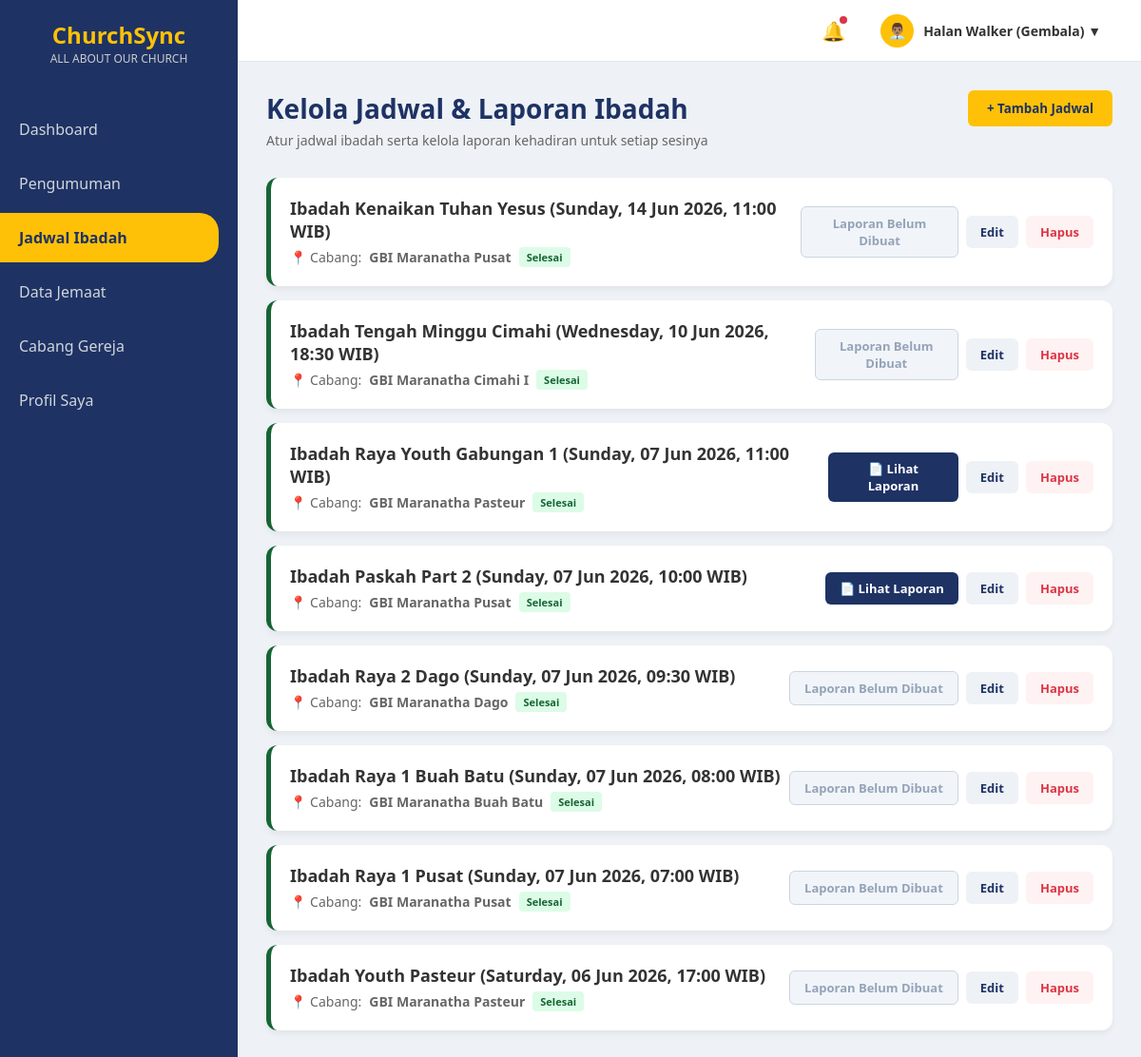
/admin/jadwal_admin_up.php (signed in), run on the app's committed database.
### tables this page shows
CREATE TABLE `jadwal_ibadah` (
  `id_jadwal` int(10) NOT NULL AUTO_INCREMENT,
  `kategori_ibadah` varchar(255) NOT NULL,
  `waktu_pelaksanaan` datetime(6) NOT NULL,
  `id_cabang` int(11) NOT NULL,
  PRIMARY KEY (`id_jadwal`)
);

CREATE TABLE `cabang_gereja` (
  `id_cabang` int(5) NOT NULL AUTO_INCREMENT,
  `nama_cabang` varchar(100) NOT NULL,
  `alamat_cabang` varchar(255) NOT NULL,
  PRIMARY KEY (`id_cabang`)
);

### admin/jadwal_admin_up.php (the view, shortened to what this page needs)
<?php
include '../koneksi.php';
$is_admin = ($_SESSION['role'] == 'admin');
$is_gembala = ($_SESSION['role'] == 'gembala_cabang');
if ($is_gembala) {
    $id_cabang_gembala = $_SESSION['id_cabang'];
    $query_jadwal = mysqli_query($conn, "
        SELECT jadwal_ibadah.*, cabang_gereja.nama_cabang
        FROM jadwal_ibadah
        LEFT JOIN cabang_gereja ON jadwal_ibadah.id_cabang = cabang_gereja.id_cabang
        WHERE jadwal_ibadah.id_cabang = '$id_cabang_gembala'
        ORDER BY jadwal_ibadah.waktu_pelaksanaan DESC
    ");
} else {
    $query_jadwal = mysqli_query($conn, "
        SELECT jadwal_ibadah.*, cabang_gereja.nama_cabang
        FROM jadwal_ibadah
        LEFT JOIN cabang_gereja ON jadwal_ibadah.id_cabang = cabang_gereja.id_cabang
        ORDER BY jadwal_ibadah.waktu_pelaksanaan DESC
    ");
}
?>
<!DOCTYPE html>
<html lang="id">
<head>
    <link rel="stylesheet" href="../style.css">
</head>
<body>
    <div class="sidebar">
        <div class="sidebar-logo">ChurchSync<span>ALL ABOUT OUR CHURCH</span></div>
        <nav>
            <?php if ($is_admin): ?>
                <a href="dashboard_admin.php" class="nav-link">Dashboard</a>
                <a href="pengumuman_admin.php" class="nav-link">Pengumuman</a>
                <a href="jadwal_admin_up.php" class="nav-link active">Jadwal Ibadah</a>
                <a href="data_jemaat_admin.php" class="nav-link">Data Jemaat</a>
                <a href="cabang_admin.php" class="nav-link">Cabang Gereja</a>
                <a href="profil_admin.php" class="nav-link">Profil Saya</a>
            <?php endif; ?>
        </nav>
    </div>
    <div class="content-wrapper">
        <div class="top-navbar">
            <div class="navbar-right">
                <div class="noti-icon">
                    🔔<span class="noti-badge"></span>
                </div>
                <div class="user-profile-dropdown" onclick="toggleDropdown()">
                    <div class="nav-avatar">👨🏽‍💼</div>
                    <div class="nav-user-name"><?= $_SESSION['nama_lengkap'] ?? 'Gembala'; ?> (Gembala) ▼</div>
                </div>
            </div>
        </div>
        <div class="main-content">
            <div class="header-toolbar">
                <div class="page-title">
                    <h2>Kelola Jadwal & Laporan Ibadah</h2>
                    <p>Atur jadwal ibadah serta kelola laporan kehadiran untuk setiap sesinya</p>
                </div>
                <?php if ($is_admin): ?>
                    <button class="btn-add" onclick="bukaModal('modalJadwal')">+ Tambah Jadwal</button>
                <?php endif; ?>
            </div>
            <?php
            if (mysqli_num_rows($query_jadwal) == 0) {
                echo "<p style='text-align:center; color:#666;'>Belum ada jadwal ibadah yang dibuat.</p>";
            } else {
                while ($row = mysqli_fetch_assoc($query_jadwal)) :
                    $waktu_db = strtotime($row['waktu_pelaksanaan']);
                    $waktu_sekarang = time();
                    $is_past = ($waktu_db < $waktu_sekarang);
                    $border_class = $is_past ? 'past' : 'upcoming';
                    $badge_class = $is_past ? 'status-past' : 'status-upcoming';
                    $badge_text = $is_past ? 'Selesai' : 'Mendatang';
                    $cek_laporan = mysqli_query($conn, "SELECT * FROM pendataan WHERE id_jadwal = '{$row['id_jadwal']}'");
                    $ada_laporan = (mysqli_num_rows($cek_laporan) > 0);
            ?>
                    <div class="schedule-list <?= $border_class; ?>">
                        <div class="schedule-info">
                            <h4><?= $row['kategori_ibadah']; ?> (<?= date('l, d M Y, H:i', strtotime($row['waktu_pelaksanaan'])); ?> WIB)</h4>
                            <p>📍 Cabang: <strong><?= $row['nama_cabang']; ?></strong> <span class="status-badge <?= $badge_class; ?>"><?= $badge_text; ?></span></p>
                        </div>
                        <div class="action-btns">
                            <?php if ($is_past): ?>
                                <?php if ($ada_laporan): ?>
                                    <button class="btn-report view-mode" onclick="bukaModal('modalDetail_<?= $row['id_jadwal']; ?>')">📄 Lihat Laporan</button>
                                <?php else: ?>
                                    <?php if ($is_gembala): ?>
                                        <button class="btn-report" onclick="bukaModalLaporan('modalLaporan', <?= $row['id_jadwal']; ?>)">📝 Buat Laporan</button>
                                    <?php else: ?>
                                        <button class="btn-report" disabled>Laporan Belum Dibuat</button>
                                    <?php endif; ?>
                                <?php endif; ?>
                            <?php else: ?>
                                <button class="btn-report" disabled>⏳ Laporan Belum Dibuka</button>
                            <?php endif; ?>
                            <?php if ($is_admin): ?>
                                <a href="jadwal_admin_up.php?edit_id=<?= $row['id_jadwal']; ?>" class="btn-edit" style="text-decoration: none; display: inline-flex; align-items: center; justify-content: center;">Edit</a>
                                <a href="hapus_jadwal.php?id=<?= $row['id_jadwal']; ?>" class="btn-delete" onclick="return confirm('Yakin mau hapus jadwal ini?');" style="text-decoration: none; display: inline-flex; align-items: center; justify-content: center;">Hapus</a>
                            <?php endif; ?>
                        </div>
                    </div>
            <?php
                endwhile;
            }
            ?>
        </div>
    </div>
</body>
</html>

### style.css (style rules this page uses)
:root { --primary-blue: #1e3264; --primary-yellow: #ffc107; --bg-light: #eef2f6; --card-bg: #ffffff; --text-dark: #333; --text-gray: #666; --tag-important: #dc3545; --tag-activity: #17a2b8; --tag-worship: #28a745; }
* { margin: 0; padding: 0; box-sizing: border-box; font-family: 'Segoe UI', Tahoma, Geneva, Verdana, sans-serif; }
body { display: flex; background-color: var(--bg-light); height: 100vh; }
.sidebar { width: 250px; background-color: var(--primary-blue); color: white; display: flex; flex-direction: column; padding: 20px 0; }
.sidebar-logo { text-align: center; font-size: 24px; font-weight: bold; color: var(--primary-yellow); margin-bottom: 40px; }
.sidebar-logo span { display: block; font-size: 12px; color: #ccc; font-weight: normal; }
.nav-link { padding: 15px 20px; color: #d1d5db; text-decoration: none; display: block; transition: 0.3s; margin-bottom: 5px; }
.nav-link:hover, .nav-link.active { background-color: var(--primary-yellow); color: var(--primary-blue); font-weight: bold; border-radius: 0 20px 20px 0; margin-right: 20px; }
.main-content { flex: 1; padding: 30px; overflow-y: auto; }
.content-wrapper { flex: 1; display: flex; flex-direction: column; height: 100vh; overflow: hidden; }
.top-navbar { height: 65px; background-color: #ffffff; display: flex; justify-content: flex-end; align-items: center; padding: 0 30px; border-bottom: 1px solid #e2e8f0; flex-shrink: 0; }
.navbar-right { display: flex; align-items: center; gap: 25px; }
.noti-icon { font-size: 20px; cursor: pointer; position: relative; user-select: none; }
.noti-badge { position: absolute; top: -2px; right: -2px; width: 8px; height: 8px; background-color: #dc3545; border-radius: 50%; }
.user-profile-dropdown { position: relative; display: flex; align-items: center; gap: 12px; cursor: pointer; padding: 6px 12px; border-radius: 8px; transition: 0.3s; user-select: none; }
.nav-avatar { width: 35px; height: 35px; background-color: var(--primary-yellow); border-radius: 50%; display: flex; align-items: center; justify-content: center; font-size: 16px; }
.nav-user-name { font-size: 14px; font-weight: 600; color: var(--text-dark); }

### admin/jadwal_admin_up.php (style rules this page uses)
.header-toolbar { display: flex; justify-content: space-between; align-items: flex-start; margin-bottom: 30px; }
.page-title h2 { color: var(--primary-blue); font-size: 28px; margin-bottom: 5px; }
.page-title p { color: var(--text-gray); font-size: 14px; margin: 0; }
.btn-add { background-color: var(--primary-yellow); color: var(--primary-blue); border: none; padding: 10px 20px; border-radius: 6px; font-weight: bold; cursor: pointer; }
.schedule-list { background: white; border-radius: 12px; padding: 20px; box-shadow: 0 4px 6px rgba(0, 0, 0, 0.05); margin-bottom: 15px; display: flex; justify-content: space-between; align-items: center; }
.schedule-list.past { border-left: 5px solid #166534; }
.schedule-info h4 { color: var(--text-dark); margin-bottom: 5px; font-size: 18px; }
.schedule-info p { color: var(--text-gray); font-size: 14px; display: flex; align-items: center; gap: 8px; margin: 0; }
.status-badge { padding: 3px 8px; border-radius: 4px; font-size: 11px; font-weight: bold; }
.status-past { background-color: #dcfce7; color: #166534; }
.action-btns { display: flex; gap: 8px; align-items: center; }
.action-btns button, .action-btns a { border: none; padding: 8px 15px; border-radius: 6px; cursor: pointer; font-weight: bold; text-decoration: none; font-size: 13px; display: inline-block; }
.btn-edit { background-color: #eef2f6; color: var(--primary-blue); }
.btn-delete { background-color: #fef2f2; color: #dc3545; }
.btn-report { background-color: #dcfce7; color: #166534; border: 1px solid #166534; }
.btn-report.view-mode { background-color: var(--primary-blue); color: white; border: none; }
.btn-report:disabled { background-color: #f1f5f9; color: #94a3b8; border: 1px solid #cbd5e1; cursor: not-allowed; }
.user-profile-dropdown { position: relative; display: flex; align-items: center; gap: 10px; cursor: pointer; }

### data on the page
jadwal_ibadah: kategori_ibadah "Ibadah Kenaikan Tuhan Yesus", waktu_pelaksanaan "Sunday, 14 Jun 2026, 11:00", id_cabang.nama_cabang "GBI Maranatha Pusat", shows "Laporan Belum Dibuat"
jadwal_ibadah: kategori_ibadah "Ibadah Tengah Minggu Cimahi", waktu_pelaksanaan "Wednesday, 10 Jun 2026, 18:30", id_cabang.nama_cabang "GBI Maranatha Cimahi I", shows "Laporan Belum Dibuat"
jadwal_ibadah: kategori_ibadah "Ibadah Raya Youth Gabungan 1", waktu_pelaksanaan "Sunday, 07 Jun 2026, 11:00", id_cabang.nama_cabang "GBI Maranatha Pasteur"
jadwal_ibadah: kategori_ibadah "Ibadah Paskah Part 2", waktu_pelaksanaan "Sunday, 07 Jun 2026, 10:00", id_cabang.nama_cabang "GBI Maranatha Pusat"
jadwal_ibadah: kategori_ibadah "Ibadah Raya 2 Dago", waktu_pelaksanaan "Sunday, 07 Jun 2026, 09:30", id_cabang.nama_cabang "GBI Maranatha Dago", shows "Laporan Belum Dibuat"
jadwal_ibadah: kategori_ibadah "Ibadah Raya 1 Buah Batu", waktu_pelaksanaan "Sunday, 07 Jun 2026, 08:00", id_cabang.nama_cabang "GBI Maranatha Buah Batu", shows "Laporan Belum Dibuat"
jadwal_ibadah: kategori_ibadah "Ibadah Raya 1 Pusat", waktu_pelaksanaan "Sunday, 07 Jun 2026, 07:00", id_cabang.nama_cabang "GBI Maranatha Pusat", shows "Laporan Belum Dibuat"
jadwal_ibadah: kategori_ibadah "Ibadah Youth Pasteur", waktu_pelaksanaan "Saturday, 06 Jun 2026, 17:00", id_cabang.nama_cabang "GBI Maranatha Pasteur", shows "Laporan Belum Dibuat"

### other printed values
$_SESSION['nama_lengkap'] "Halan Walker"
